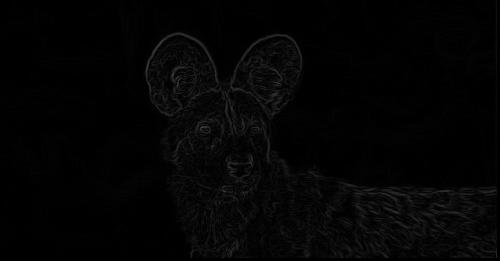
#> input picture output/edge.jpeg, 500 x 261 px
$ python brighten.py
#> lines starting #> are read from the running program, lines starting #| are printed output that depends on the picture
import numpy as np
from PIL import Image

# load image
image = Image.open("../output/edge.jpeg")
#> image is the input picture: PIL image 500x261 L; min 0, max 66, mean 4
data = np.asarray(image)

# initialize a temporary array with size of data but no 3rd RGB dimension
brightenedArray = np.zeros(shape=(data.shape[0], data.shape[1]), dtype=int)

x = 0
for row in data:

    y = 0
    for pixel in row:

        # multiply grayscale pixel by brightening factor
        gray = min(255, int(pixel * 3))

        brightenedArray[x][y] = gray
        y += 1
    x += 1
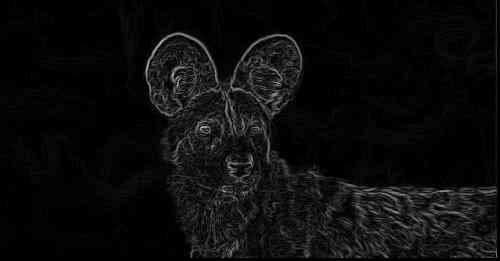
#> brightenedArray: shape (261, 500) int64; min 0, max 198, mean 11.9
#> after the loop, x = 261

# save image
im = Image.fromarray(brightenedArray.astype(np.uint8))
im.save("../output/brightened_edge.jpeg")
